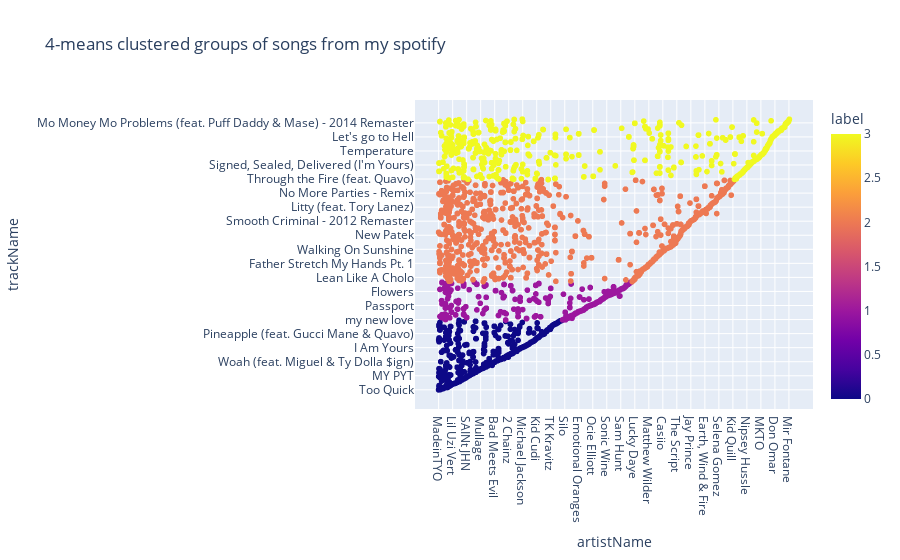

Notebook source saved alongside this figure:
### Code cell
fig = px.scatter(clusters.sort_values('label'), x = 'artistName', y = 'trackName',color='label', title='4-means clustered groups of songs from my spotify')
fig.show()
fig.write_html('clusteredgroups.html')

### Figure 1 — Plotly figure (JSON) as saved in the notebook; plotly's stock layout.template omitted (floating-point values rounded to 4 significant figures; data arrays with more than 128 entries replaced by an {"elided": "..."} marker saying what was removed)
{"data": [{"hovertemplate": "artistName=%{x}<br>trackName=%{y}<br>label=%{marker.color}<extra></extra>", "legendgroup": "", "marker": {"color": {"elided": "14126 int values"}, "coloraxis": "coloraxis", "symbol": "circle"}, "mode": "markers", "name": "", "showlegend": false, "type": "scattergl", "x": {"elided": "14126 str values"}, "xaxis": "x", "y": {"elided": "14126 str values"}, "yaxis": "y"}], "layout": {"coloraxis": {"colorbar": {"title": {"text": "label"}}, "colorscale": [[0, "#0d0887"], [0.1111, "#46039f"], [0.2222, "#7201a8"], [0.3333, "#9c179e"], [0.4444, "#bd3786"], [0.5556, "#d8576b"], [0.6667, "#ed7953"], [0.7778, "#fb9f3a"], [0.8889, "#fdca26"], [1, "#f0f921"]]}, "legend": {"tracegroupgap": 0}, "title": {"text": "4-means clustered groups of songs from my spotify"}, "xaxis": {"anchor": "y", "domain": [0, 1], "title": {"text": "artistName"}}, "yaxis": {"anchor": "x", "domain": [0, 1], "title": {"text": "trackName"}}}}
